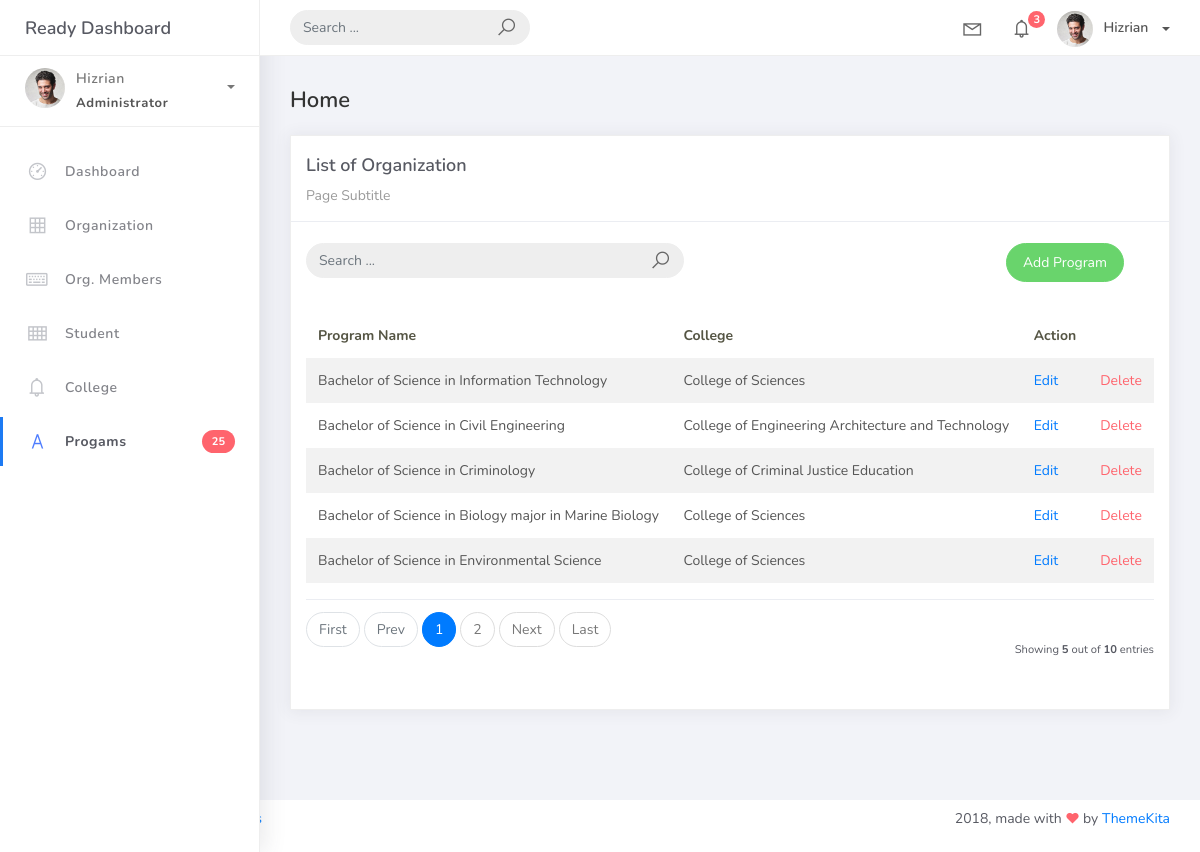
The page /program_list on the database its author committed.
### studentorg/models.py (models this page shows, shortened)
class BaseModel(models. Model):
    created_at = models.DateTimeField(auto_now_add=True, db_index=True)
    updated_at = models.DateTimeField(auto_now=True)
    class Meta:
        abstract = True

class Program(BaseModel):
    prog_name = models.CharField(max_length=150)
    college = models.ForeignKey(College, on_delete=models.CASCADE)

class College(BaseModel):
    college_name = models.CharField(max_length=150)
    def __str__(self):
        return self.college_name

### studentorg/views.py (the view)
# urls.py: path('program_list', ProgramList.as_view(), name='program-list'),
class ProgramList(ListView):
    model = Program
    context_object_name = 'program'
    template_name = "program_list.html"
    paginate_by = 5

### templates/program_list.html
{% extends 'base.html' %} {% load static %} {% block content %}
<div class="content">
    <div class="container-fluid">
        <h4 class="page-title">Home</h4>
        <div class="row">
            <div class="col-md-12">
                <div class="card">
                    <div class="card-header">
                        <div class="card-title">List of Organization</div>
                        <div class="card-category">Page Subtitle</div>
                    </div>
                    <br>
                        <div class="col-md-12 row">
                            <div class="col-md-6">
                                <form action="" class="navbar-left navbar-form nav-search mr-md-3" action="">
                                    <div class="input-group">
                                        <input type="text" placeholder="Search ..." class="form-control">
                                        <div class="input-group-append">
                                        <span class="input-group-text">
                                            <i class="la la-search search-icon"></i>
                                        </span>
                                        </div>
                                    </div>
                                </form>
                            </div>
                            <div class="col-md-6">
                                <div class="pull-right">
                                    <a href="{% url 'program-add' %}" class="btn btn-success btn-rounded">Add Program</a>
                                </div>
                            </div>
                        </div>
                    <div class="card-body">
                        <table class="table table-striped mt-3">
                            <thead>
                                <tr>
                                    <th scope="col">Program Name</th>
                                    <th scope="col">College</th>
                                    <th scope="col">Action</th>
                                </tr>
                            </thead>
                            <tbody>
                                {% for object in object_list %}
                                <tr>
                                    <td>{{ object.prog_name }}</td>
                                    <td>{{ object.college }}</td>
                                    <td><a href="program_list/{{ object.id }}">Edit</a></td>
                                    <td><a href="program_list/{{ object.id }}/delete" class="text-danger">Delete</a></td>
                                </tr>
                                {% empty %}
                                <tr>
                                    <td colspan="4" style="text-align: center">
                                    <p class="text-sm font-weight-bold mb-0">No Records Found</p>
                                    </td>
                                </tr>
                                {% endfor %}
                            </tbody>
                        </table>
                        {% include 'includes/pagination.html' %}
                    </div>
                </div>
            </div>
        </div>
    </div>
</div>
{% endblock %}

### rows shown on the page
Program: prog_name "Bachelor of Science in Information Technology", college "College of Sciences"
Program: prog_name "Bachelor of Science in Civil Engineering", college "College of Engineering Architecture and Technology"
Program: prog_name "Bachelor of Science in Criminology", college "College of Criminal Justice Education"
Program: prog_name "Bachelor of Science in Biology major in Marine Biology", college "College of Sciences"
Program: prog_name "Bachelor of Science in Environmental Science", college "College of Sciences"

### other values the page prints
{{ page_num }} "1"
{{ page_num }} "2"
{{ object_list.count }} "5"
{{ paginator.count }} "10"
